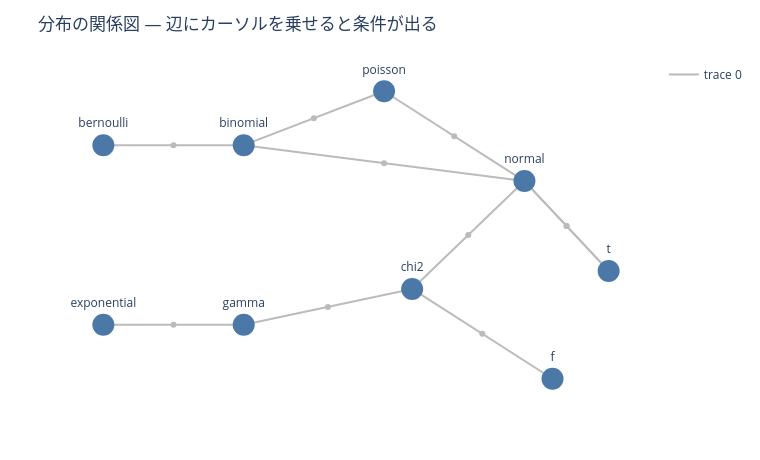

The code cell stored with this chart in its notebook:
### Markdown cell above
## 本書の地図

### 第Ⅰ部 確率論 — 基準を作る

| 章 | 何を与えるか | 何に依存するか |
|---|---|---|
| 01 確率の土台 | 条件付き確率とベイズの定理を計算道具として | — |
| 02 確率変数と期待値 | 分布を数値に潰す操作。期待値・分散・条件付き期待値 | 01 |
| 03 分布の動物園 | 主要分布の関係と指数型分布族・十分統計量 | 02 |
| 04 極限定理 | 大数の法則・中心極限定理・収束の 3 種・デルタ法 | 02, 03 |
| 05 確率過程 | 時間軸が入るとどうなるか。マルコフ性・定常分布 | 02 |

### 第Ⅱ部 統計的推測 — 基準を使って判断する

| 章 | 何を与えるか | 何に依存するか |
|---|---|---|
| 06 推定と最尤法 | 推定量の良さの定義・MLE・Fisher 情報・漸近正規性 | 03, 04 |
| 07 信頼区間とブートストラップ | 区間推定の正しい読み方・被覆確率の実測 | 04, 06 |
| 08 仮説検定 | 検定の構造・p 値・検出力・多重比較 | 04, 06 |
| 09 回帰の推測 | 回帰係数の分布・残差診断・頑健標準誤差 | 06, 08 |
| 10 一般化線形モデル | 指数型分布族から GLM へ・IRLS | 03, 09 |
| 11 頻度論とベイズ | 同じデータを両流儀で解いて比べる | 06, 07, 08 |

第Ⅰ部で作る地図を、先に見ておこう。
主要な分布は独立した暗記項目ではなく、少数の関係でつながっている。

### Code cell
plotting.relation_graph()

### Figure 1 — Plotly figure (JSON) as saved in the notebook; plotly's stock layout.template omitted (floating-point values rounded to 4 significant figures)
{"data": [{"hoverinfo": "skip", "line": {"color": "#bbb"}, "mode": "lines", "type": "scatter", "x": [0.0, 1.0, null, 1.0, 2.0, null, 1.0, 3.0, null, 2.0, 3.0, null, 0.0, 1.0, null, 1.0, 2.2, null, 3.0, 2.2, null, 3.0, 3.6, null, 2.2, 3.2, null, 3.6, 3.0, null], "y": [2.0, 2.0, null, 2.0, 2.6, null, 2.0, 1.6, null, 2.6, 1.6, null, 0.0, 0.0, null, 0.0, 0.4, null, 1.6, 0.4, null, 1.6, 0.6, null, 0.4, -0.6, null, 0.6, 1.6, null]}, {"hoverinfo": "text", "marker": {"color": "#bbb", "size": 6}, "mode": "markers", "showlegend": false, "text": ["n 回の独立和", "n -> inf, p -> 0, np = lambda 一定", "n -> inf, p 固定 (de Moivre-Laplace)", "lambda -> inf", "k 個の独立和", "k = df/2, scale = 2", "標準正規の二乗和", "正規 / sqrt(chi2/df)", "独立な chi2 の比", "df -> inf"], "type": "scatter", "x": [0.5, 1.5, 2.0, 2.5, 0.5, 1.6, 2.6, 3.3, 2.7, 3.3], "y": [2.0, 2.3, 1.8, 2.1, 0.0, 0.2, 1.0, 1.1, -0.1, 1.1]}, {"marker": {"color": "#4C78A8", "size": 22}, "mode": "markers+text", "showlegend": false, "text": ["bernoulli", "binomial", "poisson", "normal", "exponential", "gamma", "chi2", "t", "f"], "textposition": "top center", "type": "scatter", "x": [0.0, 1.0, 2.0, 3.0, 0.0, 1.0, 2.2, 3.6, 3.2], "y": [2.0, 2.0, 2.6, 1.6, 0.0, 0.0, 0.4, 0.6, -0.6]}], "layout": {"height": 460, "margin": {"b": 50, "l": 60, "r": 30, "t": 60}, "title": {"text": "分布の関係図 — 辺にカーソルを乗せると条件が出る"}, "width": 760, "xaxis": {"title": {}, "visible": false}, "yaxis": {"title": {}, "visible": false}}}
